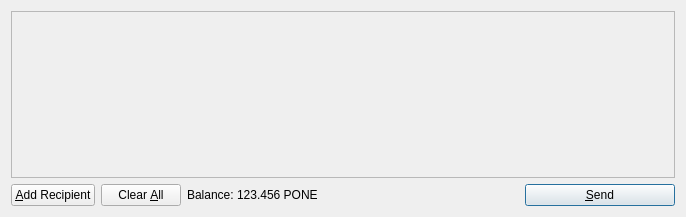
<?xml version="1.0" encoding="UTF-8"?>
<ui version="4.0">
 <class>SendCoinsDialog</class>
 <widget class="QDialog" name="SendCoinsDialog">
  <property name="geometry">
   <rect>
    <x>0</x>
    <y>0</y>
    <width>686</width>
    <height>217</height>
   </rect>
  </property>
  <property name="windowTitle">
   <string>Send Coins</string>
  </property>
  <layout class="QVBoxLayout" name="verticalLayout">
   <item>
    <widget class="QScrollArea" name="scrollArea">
     <property name="widgetResizable">
      <bool>true</bool>
     </property>
     <widget class="QWidget" name="scrollAreaWidgetContents">
      <property name="geometry">
       <rect>
        <x>0</x>
        <y>0</y>
        <width>666</width>
        <height>165</height>
       </rect>
      </property>
      <layout class="QVBoxLayout" name="verticalLayout_2">
       <property name="margin">
        <number>0</number>
       </property>
       <item>
        <layout class="QVBoxLayout" name="entries">
         <property name="spacing">
          <number>6</number>
         </property>
        </layout>
       </item>
       <item>
        <spacer name="verticalSpacer">
         <property name="orientation">
          <enum>Qt::Vertical</enum>
         </property>
         <property name="sizeHint" stdset="0">
          <size>
           <width>20</width>
           <height>40</height>
          </size>
         </property>
        </spacer>
       </item>
      </layout>
     </widget>
    </widget>
   </item>
   <item>
    <layout class="QHBoxLayout" name="horizontalLayout">
     <item>
      <widget class="QPushButton" name="addButton">
       <property name="toolTip">
        <string>Send to multiple recipients at once</string>
       </property>
       <property name="text">
        <string>&amp;Add Recipient</string>
       </property>
       <property name="icon">
        <iconset resource="../bitcoin.qrc">
         <normaloff>:/icons/add</normaloff>:/icons/add</iconset>
       </property>
       <property name="autoDefault">
        <bool>false</bool>
       </property>
      </widget>
     </item>
     <item>
      <widget class="QPushButton" name="clearButton">
       <property name="sizePolicy">
        <sizepolicy hsizetype="Minimum" vsizetype="Fixed">
         <horstretch>0</horstretch>
         <verstretch>0</verstretch>
        </sizepolicy>
       </property>
       <property name="toolTip">
        <string>Remove all transaction fields</string>
       </property>
       <property name="text">
        <string>Clear &amp;All</string>
       </property>
       <property name="icon">
        <iconset resource="../bitcoin.qrc">
         <normaloff>:/icons/remove</normaloff>:/icons/remove</iconset>
       </property>
       <property name="autoRepeatDelay">
        <number>300</number>
       </property>
       <property name="autoDefault">
        <bool>false</bool>
       </property>
      </widget>
     </item>
     <item>
      <layout class="QHBoxLayout" name="horizontalLayout_2">
       <property name="spacing">
        <number>3</number>
       </property>
       <item>
        <widget class="QLabel" name="label">
         <property name="text">
          <string>Balance:</string>
         </property>
        </widget>
       </item>
       <item>
        <widget class="QLabel" name="labelBalance">
         <property name="cursor">
          <cursorShape>IBeamCursor</cursorShape>
         </property>
         <property name="text">
          <string>123.456 PONE</string>
         </property>
         <property name="textInteractionFlags">
          <set>Qt::LinksAccessibleByMouse|Qt::TextSelectableByKeyboard|Qt::TextSelectableByMouse</set>
         </property>
        </widget>
       </item>
      </layout>
     </item>
     <item>
      <spacer name="horizontalSpacer">
       <property name="orientation">
        <enum>Qt::Horizontal</enum>
       </property>
       <property name="sizeHint" stdset="0">
        <size>
         <width>40</width>
         <height>20</height>
        </size>
       </property>
      </spacer>
     </item>
     <item>
      <widget class="QPushButton" name="sendButton">
       <property name="minimumSize">
        <size>
         <width>150</width>
         <height>0</height>
        </size>
       </property>
       <property name="toolTip">
        <string>Confirm the send action</string>
       </property>
       <property name="text">
        <string>&amp;Send</string>
       </property>
       <property name="icon">
        <iconset resource="../bitcoin.qrc">
         <normaloff>:/icons/send</normaloff>:/icons/send</iconset>
       </property>
       <property name="default">
        <bool>true</bool>
       </property>
      </widget>
     </item>
    </layout>
   </item>
  </layout>
 </widget>
 <resources>
  <include location="../bitcoin.qrc"/>
 </resources>
 <connections/>
</ui>
